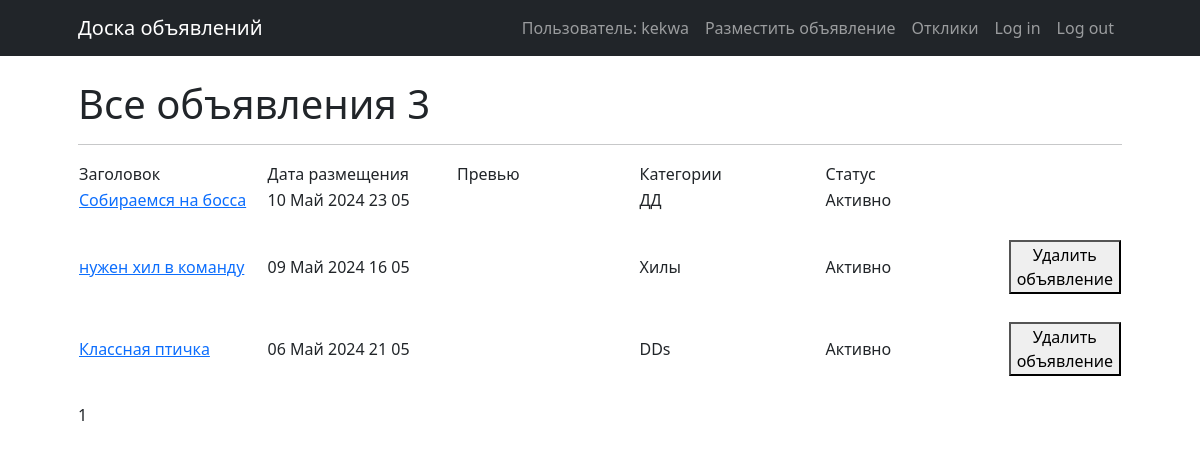
The app's page / (signed in) with its own data.
### subaccount_system/models.py (models this page shows)
class User(AbstractUser):
    send_news = models.BooleanField(default=False)
    authorized = models.BooleanField(default=False)

### board/models.py (models this page shows)
class Announcement(models.Model):
    CATEGORIES = [
        ('Танки', 'Танки'),
        ('Хилы', 'Хилы'),
        ('ДД', 'ДД'),
        ('Торговцы', 'Торговцы'),
        ('Гилдмастеры', 'Гилдмастеры'),
        ('Квестгиверы', 'Квестгиверы'),
        ('Кузнецы', 'Кузнецы'),
        ('Кожевники', 'Кожевники'),
        ('Зельевары', 'Зельевары'),
        ('Мастера заклинаний', 'Мастера заклинаний'),
    ]
    author = models.ForeignKey('subaccount_system.User', on_delete=models.CASCADE)
    title = models.CharField(max_length=120)
    text = tinymce_models.HTMLField()
    date_created = models.DateTimeField(auto_now_add=True)
    date_edit = models.DateTimeField(auto_now_add=True)
    category = models.CharField(max_length=30, choices=CATEGORIES)
    active = models.BooleanField(default=True)

### board/views.py (the view, shortened to what this page needs)
# urls.py: path('', cache_page(0)(AnnouncementsList.as_view()), name='board'),
class AnnouncementsList(ListView):
    model = Announcement
    ordering = '-date_created'
    template_name = 'board_app/board.html'
    context_object_name = 'announcements'
    paginate_by = 10

### templates/board_app/board.html (shortened to what this page needs)
{% extends 'default.html' %}
{% block content %}
    <h1>Все объявления {{ announcements|length }}</h1>
    <hr>
    {% if announcements %}
        <table>
            <colgroup>
                <col width="20%">
                <col width="20%">
                <col width="20%">
                <col width="20%">
                <col width="20%">
            </colgroup>
            <tr>
                <td>Заголовок</td>
                <td>Дата размещения</td>
                <td>Превью</td>
                <td>Категории</td>
                <td>Статус</td>
            </tr>
            {% for announcement in announcements %}
                <tr>
                    <td><a href="{% url 'announcement' announcement.id %}">{{ announcement.title }}</a></td>
                    <td>{{ announcement.date_created|date:'d M Y H m' }}</td>
                    <td>{{ announcement.text|truncatewords:20|safe }}</td>
                    <td>{{ announcement.category }}</td>
                    {% if announcement.active %}
                        <td>Активно</td>
                    {% else %}
                        <td>Неактивно</td>
                    {% endif %}
                    {% if announcement.author.id == user.id %}
                        <td>
                            <form method="post">
                                <button type="submit" name="action" value="delete">Удалить объявление</button>
                            </form>
                        </td>
                    {% endif %}
                </tr>
                <tr>
                    <td><br></td>
                </tr>
            {% endfor %}
        </table>
    {% else %}
        <h2>Объявлений нет!</h2>
    {% endif %}
   {{ page_obj.number }}
{% endblock content %}

### templates/default.html (shortened to what this page needs)
<!DOCTYPE html>
<html lang="ru">
    <head>
        {% load static %}
        <link href="{% static 'css/styles.css' %}" rel="stylesheet" />
    </head>
    <body>
        <nav class="navbar navbar-expand-lg navbar-dark bg-dark">
            <div class="container px-lg-5">
                <a class="navbar-brand" href="{% url 'board' %}">Доска объявлений</a>
                <div class="collapse navbar-collapse" id="navbarSupportedContent">
                    <ul class="navbar-nav ms-auto mb-2 mb-lg-0">
                        {% if user.username %}
                            <li>
                                <span class="nav-link">Пользователь: {{ user.username }}</span>
                            </li>
                        {% endif %}
                        {% if perms.board.add_announcement %}
                            <li class="nav-item active">
                               <a class="nav-link" href="{% url 'create_announcement' %}">Разместить объявление</a>
                            </li>
                        {% endif %}
                        {% if perms.board.view_userresponse %}
                            <li class="nav-item active">
                               <a class="nav-link" href="{% url 'responses' %}">Отклики</a>
                            </li>
                        {% endif %}
                        <li>
                           <a class="nav-link" href="{% url 'account_login' %}">Log in</a>
                        </li>
                        <li>
                           <a class="nav-link" href="{% url 'account_logout' %}">Log out</a>
                        </li>
                    </ul>
                </div>
            </div>
        </nav>
        <section class="pt-4">
            <div class="container px-lg-5">
                {% block content %}{% endblock content %}
            </div>
        </section>
    </body>
</html>

### records on screen
User: username "kekwa"
Announcement: title "Собираемся на босса", date_created "10 Май 2024 23 05", category "ДД", active "Активно"
Announcement: title "нужен хил в команду", date_created "09 Май 2024 16 05", category "Хилы", active "Активно"
Announcement: title "Классная птичка", date_created "06 Май 2024 21 05", category "DDs", active "Активно"

### other values on screen
{{ announcements|length }} "3"
{{ page_obj.number }} "1"
